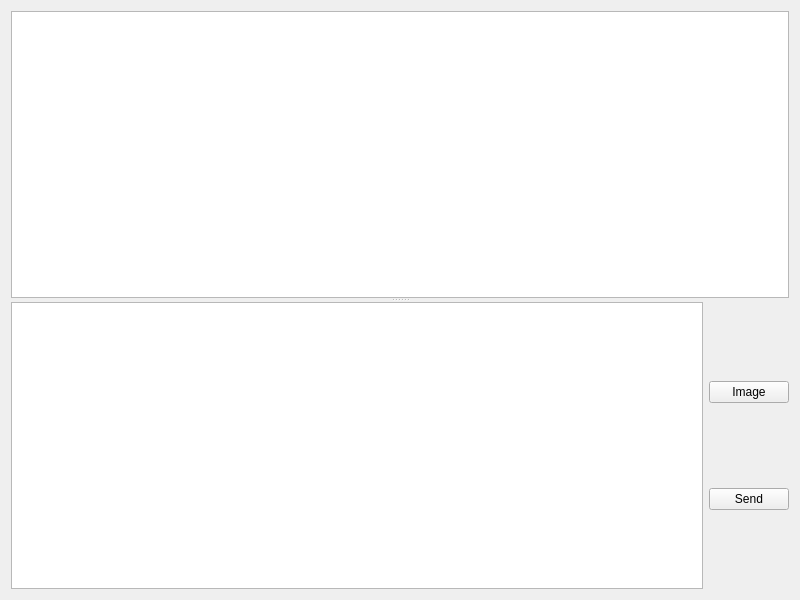
<?xml version="1.0" encoding="UTF-8"?>
<ui version="4.0">
 <class>Widget</class>
 <widget class="QWidget" name="Widget">
  <property name="geometry">
   <rect>
    <x>0</x>
    <y>0</y>
    <width>800</width>
    <height>600</height>
   </rect>
  </property>
  <property name="windowTitle">
   <string>server</string>
  </property>
  <layout class="QVBoxLayout" name="verticalLayout_2">
   <item>
    <widget class="QSplitter" name="splitter">
     <property name="orientation">
      <enum>Qt::Vertical</enum>
     </property>
     <widget class="QTextEdit" name="textEdit"/>
     <widget class="QWidget" name="">
      <layout class="QHBoxLayout" name="horizontalLayout">
       <item>
        <widget class="QTextEdit" name="textEdit_2"/>
       </item>
       <item>
        <layout class="QVBoxLayout" name="verticalLayout">
         <item>
          <widget class="QPushButton" name="pushButton_2">
           <property name="text">
            <string>Image</string>
           </property>
          </widget>
         </item>
         <item>
          <widget class="QPushButton" name="pushButton">
           <property name="text">
            <string>Send</string>
           </property>
          </widget>
         </item>
        </layout>
       </item>
      </layout>
     </widget>
    </widget>
   </item>
  </layout>
 </widget>
 <resources/>
 <connections/>
</ui>
